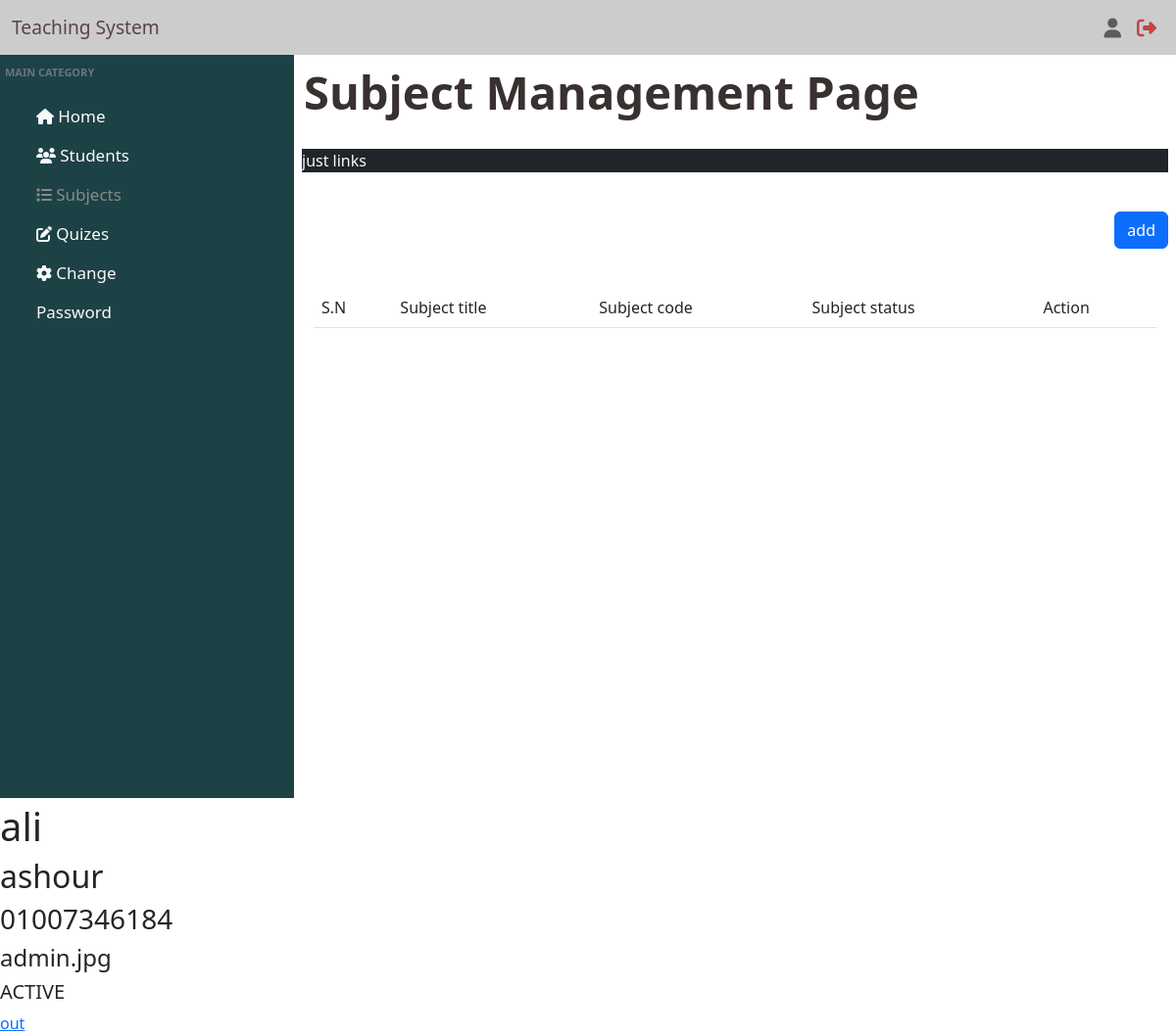
The app's page /teacher/subjects.php (signed in) with its own data.
### tables this page shows
CREATE TABLE `users` (
  `user_id` int(11) NOT NULL,
  `user_first_name` varchar(50) NOT NULL,
  `user_last_name` varchar(50) NOT NULL,
  `user_number` varchar(11) NOT NULL,
  `user_image` varchar(100) NOT NULL,
  `user_type` enum('ADMIN','TEACHER','STUDENT') NOT NULL DEFAULT 'STUDENT',
  `user_status` enum('ACTIVE','PENDED') NOT NULL DEFAULT 'PENDED',
  `user_password` varchar(50) NOT NULL
);

### teacher/init.php (called while the page is built, shortened)
<?php
    include_once "../modules/Teacher.php";
    $database = new Database() ;
    $db = $database->connect() ;
    $teacher = new Teacher($db) ;
    $templates = "../inc/templates/" ;
    include_once $templates . 'header.php' ;

### modules/Teacher.php (called while the page is built, shortened)
<?php
    class Teacher{
        private $con = null;
        private $tbl = 'users' ;
        protected $user_first_name ;
        protected $user_last_name ;
        protected $user_number ;
        protected $user_image;
        protected $user_status ;
        public function __construct($db)
        {
            $this->con = $db ;
        }
        public function set_user_first_name($user_first_name)
        {
            $this->user_first_name = $user_first_name ;
        }
        public function set_user_last_name($user_last_name)
        {
            $this->user_last_name = $user_last_name ;
        }
        public function set_user_number($user_number)
        {
            $this->user_number = $user_number ;
        }
        public function set_user_image($user_image)
        {
            $this->user_image = $user_image ;
        }
        public function set_user_status($user_status)
        {
            $this->user_status = $user_status ;
        }
        public function get_user_first_name()
        {
            return $this->user_first_name ;
        }
        public function get_user_last_name()
        {
            return $this->user_last_name ;
        }
        public function get_user_number()
        {
            return $this->user_number  ;
        }
        public function get_user_image()
        {
            return $this->user_image ;
        }
        public function get_user_status()
        {
            return $this->user_status  ;
        }
        public function get_main_category()
        {
            $data = array(
                "categores" => ['home', 'students', 'subjects', 'quizes', 'change password'],
                "icons" => ['<i class="fa-solid fa-house"></i>', '<i class="fa-solid fa-users"></i>', '<i class="fa-solid fa-list"></i>','<i class="fa-solid fa-pen-to-square"></i>','<i class="fa-solid fa-gear"></i>']
            ) ;
            return $data ;
        }
        public function fetch_data($teacher_id)
        {
            $q = "SELECT * FROM $this->tbl WHERE user_id = :user_id" ;
            $stmt = $this->con->prepare($q) ;
            $stmt->execute(array( ':user_id' => $teacher_id )) ;
            return $stmt ;
        }
    }
?>

### teacher/subjects.php (the view, shortened to what this page needs)
<?php
    $page_title = "subjects" ;
    include_once "./init.php" ;
    $res = $teacher->fetch_data($_SESSION['user_id']) ;
    if($res->rowCount()){
        while ($row = $res->fetch(PDO::FETCH_ASSOC)) {
            extract($row) ;
            $teacher->set_user_first_name($user_first_name) ;
            $teacher->set_user_last_name($user_last_name) ;
            $teacher->set_user_number($user_number) ;
            $teacher->set_user_image($user_image) ;
            $teacher->set_user_status($user_status) ;
            $teacher->set_user_password($user_password) ;
        }
        ?>
                    <div class="menu col-3 text-light">
                        <p class="main-category col-12 text-gray text-uppercase fw-semibold text-muted">main category</p>
                        <div class="categoreys col-12">
                            <ul>
                                <div class="container-fluid">
                                    <?php
                                        $data = $teacher->get_main_category() ;
                                        $item = '' ;
                                        $i = 0 ;
                                        foreach ($data['categores'] as $category) {
                                            $item .='
                                                    <div class="row">
                                                            <div class="col-6 text-start">
                                                                <li class="';
                                                                if($page_title == $category || ($page_title =='dashboard' && $category =='home')){
                                                                    $item .='active' ;
                                                                }
                                                                $item .= '">
                                                                    '.$data['icons'][$i].' <a class="text-capitalize';
                                                                if($page_title == $category || ($page_title =='dashboard' && $category =='home')){
                                                                    $item .=' active' ;
                                                                }
                                                                $item .= '" ';
                                                                if($category == 'home'){
                                                                    $item .= 'href="./"' ;
                                                                }elseif($category == "change password"){
                                                                    $item .= 'id="change_password_button"' ;
                                                                }else{
                                                                    $item .= 'href="./'.$category.'.php"' ;
                                                                }
                                                                $item .='>'.$category.'</a>
                                                                </li>
                                                            </div>
                                                    </div>' ;
                                            $i = $i +1 ;
                                        }
                                        echo $item ;
                                    ?>
                                </div>
                            </ul>
                        </div>
                    </div>
                    <div class="data col-9">
                        <h1 class="text-capitalize">
                            subject management page
                        </h1>
                        <div class="row">
                            <div class="col-12 bg-dark text-light">just links</div>
                        </div>
                        <div class="row">
                            <div class="col-12 text-end">
                                <button data-title='Add subject' data-action='add' id="add_subject_button" class="btn btn-md btn-primary">add</button>
                            </div>
                        </div>
                        <div class="subjects">
                            <table id="datatable" class="table hover">
                                <thead>
                                    <th>S.N</th>
                                    <th>Subject title</th>
                                    <th>Subject code</th>
                                    <th>Subject status</th>
                                    <th>Action</th>
                                </thead>
                            </table>
                        </div>
                    </div>
                </div>
            </div>
        <?php
        echo '<h1>'.$teacher->get_user_first_name().'</h1>' ;
        echo '<h2>'.$teacher->get_user_last_name().'</h2>' ;
        echo '<h3>'.$teacher->get_user_number().'</h3>' ;
        echo '<h4>'.$teacher->get_user_image().'</h4>' ;
        echo '<h5>'.$teacher->get_user_status().'</h5>' ;
    }else{
        echo "there are no user with id = 3" ;
    }
    echo '<a href="../logout.php">out</a>' ;
?>
</body>
</html>

### layout/css/main_style.css (style rules this page uses)
* { padding: 0 ; margin: 0 ; box-sizing: border-box ; }
.row > * { padding: 0px !important; }
.menu { background-color: #1c4246; padding: 10px 5px 5px !important; }
.menu .main-category { font-size: 11px; }
.menu ul { line-height: 40px; list-style-type: none; }
.menu ul li { line-height: 40px; list-style-type: none; }
.menu #change_password_button { cursor: pointer; }
.menu ul li.active, .menu ul .row li a.active { color: #868b89; }
.menu ul .row li a { text-decoration: none; color: #fff7f7; font-size: 17px; font-weight: 400; }
.data { padding: 10px !important; background-color: #FFF; }
.data h1 { color: #393030; font-size: 47px; font-weight: 600; }
.data > div { margin-top: 20px; padding: 10px !important; }

### layout/teacher/css/style.css (style rules this page uses)
* { padding: 0; margin: 0; box-sizing: border-box; }

### records on screen
users: user_first_name "ali", user_last_name "ashour", user_number "01007346184", user_image "admin.jpg", user_status "ACTIVE"

### other values on screen
$category "Home"
$category "Students"
$category "Subjects"
$category "Quizes"
$category "Change Password"
